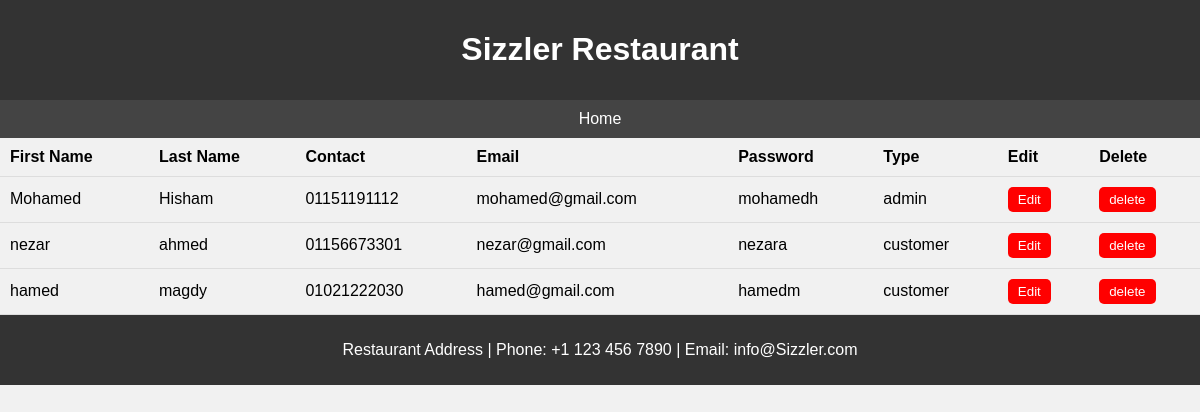
The app's page /view_users.php with its own data.
### tables this page shows
CREATE TABLE `user` (
  `first_name` varchar(50) NOT NULL,
  `last_name` varchar(50) NOT NULL,
  `contact` varchar(50) NOT NULL,
  `email` text NOT NULL,
  `password` varchar(50) NOT NULL,
  `type` varchar(11) NOT NULL
);

### view_users.php (the view, shortened to what this page needs)
<!DOCTYPE html>
<html lang="en">
<head>
</head>
<body>
<header>
    <h1>Sizzler Restaurant</h1>
  </header>
  <nav>
    <a href="admin.php">Home</a>
  </nav>
  <table>
    <thead>
      <tr>
        <th>First Name</th>
        <th>Last Name</th>
        <th>Contact</th>
        <th>Email</th>
        <th>Password</th>
        <th>Type</th>
        <th>Edit</th>
        <th>Delete</th>
      </tr>
    </thead>
    <tbody>
      <?php
      $conn = mysqli_connect("localhost", "root", "", "software_project");
      $sql = "SELECT * FROM user";
      $result = mysqli_query($conn, $sql);
      while ($row = mysqli_fetch_assoc($result)) {
        echo '<tr>';
        echo '<td>' . $row['first_name'] . '</td>';
        echo '<td>' . $row['last_name'] . '</td>';
        echo '<td>' . $row['contact'] . '</td>';
        echo '<td>' . $row['email'] . '</td>';
        echo '<td>' . $row['password'] . '</td>';
        echo '<td>' . $row['type'] . '</td>';
        echo '<td><a href="edit_user.php?email=' . $row['email'] . '"><button onclick="">Edit</button></a></td>';
        echo '<td><a href="delete_user.php?email=' . $row['email'] . '"><button onclick="">delete</button></a></td>';
        echo '</tr>';
      }
      ?>
    </tbody>
  </table>
  <div class="contact-bar">
    <p>Restaurant Address | Phone: +1 123 456 7890 | Email: info@Sizzler.com</p>
  </div>
</body>
</html>

### view_users.php (style rules this page uses)
body { font-family: Arial, sans-serif; margin: 0; padding: 0; background-color: #f1f1f1; }
header { background-color: #333; color: #fff; padding: 10px; text-align: center; }
.contact-bar { background-color: #333; color: #fff; padding: 10px; text-align: center; }
nav { background-color: #444; padding: 10px; text-align: center; }
nav a { color: #fff; text-decoration: none; padding: 10px; }
table { width: 100%; border-collapse: collapse; }
th, td { padding: 10px; text-align: left; border-bottom: 1px solid #ddd; }
button { background-color: #ff0000; color: #fff; border: none; padding: 5px 10px; border-radius: 5px; cursor: pointer; }

### records on screen
user: first_name "Mohamed", last_name "Hisham", contact "01151191112", email "mohamed@gmail.com", password "mohamedh", type "admin"
user: first_name "nezar", last_name "ahmed", contact "01156673301", email "nezar@gmail.com", password "nezara", type "customer"
user: first_name "hamed", last_name "magdy", contact "01021222030", email "hamed@gmail.com", password "hamedm", type "customer"
